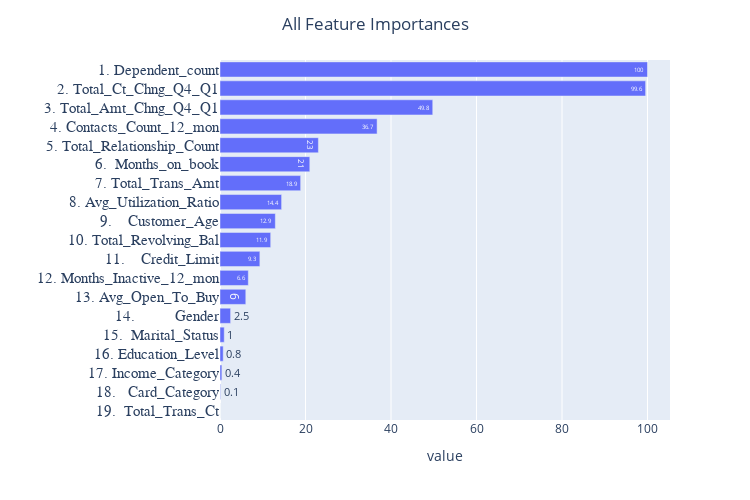

Notebook code for this chart:
### Markdown cell above
###### Just by comparing average PR score and PR curve on the test set, gradient boosting outperforms random forest

### Code cell
feature_importance = FeatureImportance(pipe_GB_final)
feature_importance.plot(top_n_features=20)

### Figure 1 — Plotly figure (JSON) as saved in the notebook; plotly's stock layout.template omitted (floating-point values rounded to 4 significant figures)
{"data": [{"alignmentgroup": "True", "hovertemplate": "value=%{x}<br>feature=%{y}<br>text=%{text}<extra></extra>", "legendgroup": "", "marker": {"color": "#636efa"}, "name": "", "offsetgroup": "", "orientation": "h", "showlegend": false, "text": [0, 0.1, 0.4, 0.8, 1, 2.5, 6, 6.6, 9.3, 11.9, 12.9, 14.4, 18.9, 21, 23, 36.7, 49.8, 99.6, 100], "textposition": "auto", "type": "bar", "x": [0, 0.1127, 0.4341, 0.7515, 0.9928, 2.48, 6.032, 6.625, 9.324, 11.86, 12.94, 14.41, 18.87, 21.0, 23.02, 36.75, 49.76, 99.57, 100], "xaxis": "x", "y": ["19.  Total_Trans_Ct", "18.   Card_Category", "17. Income_Category", "16. Education_Level", "15.  Marital_Status", "14.          Gender", "13. Avg_Open_To_Buy", "12. Months_Inactive_12_mon", "11.    Credit_Limit", "10. Total_Revolving_Bal", "9.    Customer_Age", "8. Avg_Utilization_Ratio", "7. Total_Trans_Amt", "6.  Months_on_book", "5. Total_Relationship_Count", "4. Contacts_Count_12_mon", "3. Total_Amt_Chng_Q4_Q1", "2. Total_Ct_Chng_Q4_Q1", "1. Dependent_count"], "yaxis": "y"}], "layout": {"barmode": "relative", "height": 500, "legend": {"tracegroupgap": 0}, "margin": {"t": 60}, "showlegend": false, "title": {"text": "All Feature Importances", "x": 0.5}, "width": 750, "xaxis": {"anchor": "y", "domain": [0, 1], "title": {"text": "value"}}, "yaxis": {"anchor": "x", "domain": [0, 1], "tickfont": {"family": "Courier New", "size": 15}, "title": {"text": ""}}}}
